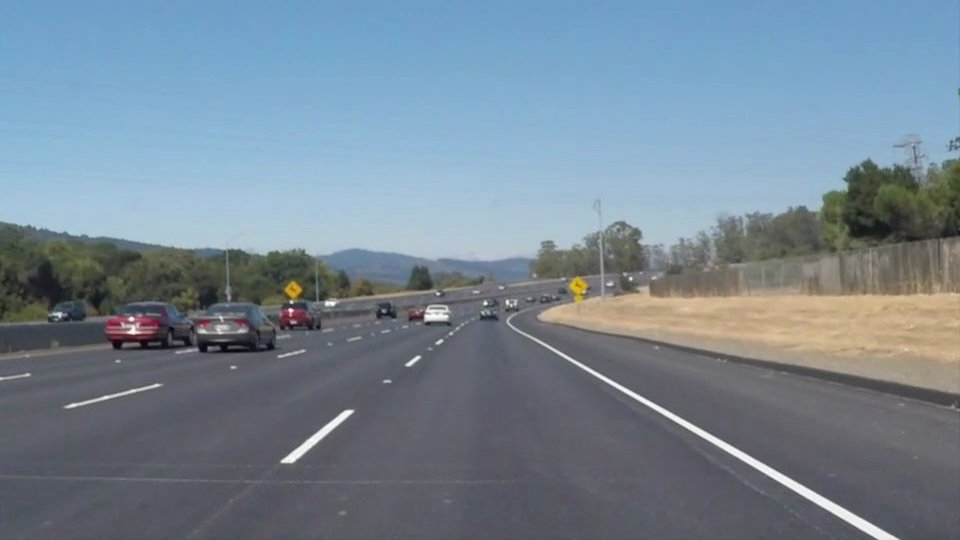
#> input picture solidWhiteCurve.jpg, 960 x 540 px, found by its file name; the run also reads 2 pictures not shown here
$ jupyter execute 'Lane Detection Project Final.ipynb'   (shell and % lines are left out)
#> lines starting #> are read from the running program, lines starting #| are printed output that depends on the picture; after the words box and inside, x2 and y2 are one past the last pixel; in counts of white or black regions, pixels touching at a corner belong together
[cell 1]
import numpy as np
import pandas as pd
import os
for dirname, _, filenames in os.walk('/kaggle/input'):
    for filename in filenames:
        print(os.path.join(dirname, filename))

import matplotlib.pyplot as plt
import matplotlib.image as mpimg
import numpy as np
import cv2

[cell 2]
import matplotlib.pyplot as plt
import matplotlib.image as mpimg
import numpy as np

# Read in the image
image = mpimg.imread(r"C:\Users\Dell\Downloads\CarND-LaneLines-P1-master1\CarND-LaneLines-P1-master\test_images\solidWhiteCurve.jpg")
#> image is the input picture: shape (540, 960, 3); mean R, G, B 118.5, 134.5, 148.1

# Grab the x and y size and make a copy of the image
ysize = image.shape[0]
xsize = image.shape[1]
color_select = np.copy(image)

# Define color selection criteria
###### MODIFY THESE VARIABLES TO MAKE YOUR COLOR SELECTION
red_threshold = 200
green_threshold = 200
blue_threshold = 200
######

rgb_threshold = [red_threshold, green_threshold, blue_threshold]

# Do a boolean or with the "|" character to identify
# pixels below the thresholds
thresholds = (image[:,:,0] < rgb_threshold[0]) \
            | (image[:,:,1] < rgb_threshold[1]) \
            | (image[:,:,2] < rgb_threshold[2])
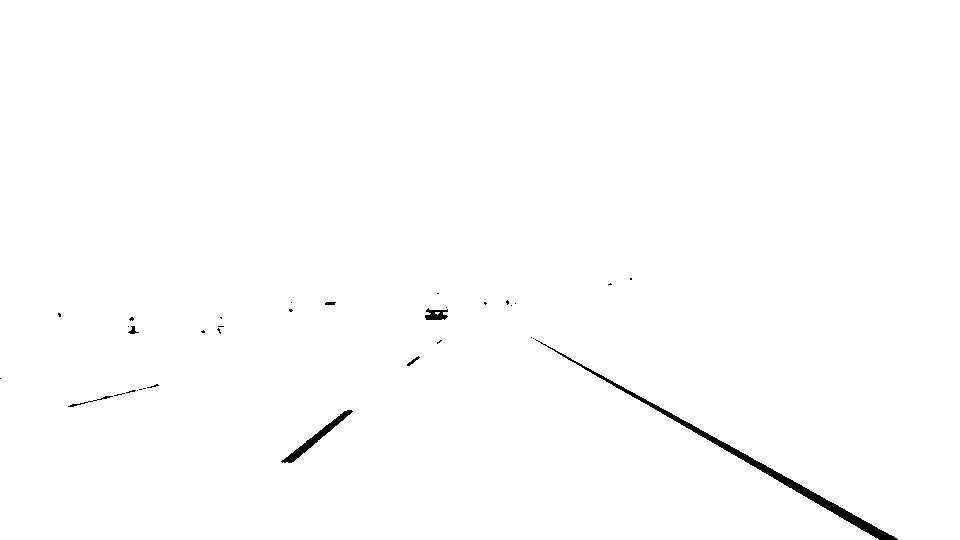
#> thresholds: shape (540, 960) bool; 99.4% white; 34 black regions (27 under 20 px), largest, box (x1, y1, x2, y2) and area: (535, 339, 898, 540) 2248, (281, 410, 353, 463) 560, (425, 308, 448, 320) 181
color_select[thresholds] = [0,0,0]

# Display the image
plt.imshow(image)
plt.title("Input Image")
plt.show()
plt.imshow(color_select)
plt.title("Color Selected Image")
plt.show()

[cell 3]
import matplotlib.pyplot as plt
import matplotlib.image as mpimg
import numpy as np

# Read in the image
image = mpimg.imread(r"C:\Users\Dell\Downloads\CarND-LaneLines-P1-master1\CarND-LaneLines-P1-master\test_images\solidWhiteCurve.jpg")

# Grab the x and y size and make a copy of the image
ysize = image.shape[0]
xsize = image.shape[1]
color_select = np.copy(image)
line_image = np.copy(image)

# Define color selection criteria
# MODIFY THESE VARIABLES TO MAKE YOUR COLOR SELECTION
red_threshold = 200
green_threshold = 200
blue_threshold = 200

rgb_threshold = [red_threshold, green_threshold, blue_threshold]


left_bottom = [100, 539]
right_bottom = [950, 539]
apex = [480, 290]

# Perform a linear fit (y=Ax+B) to each of the three sides of the triangle
# np.polyfit returns the coefficients [A, B] of the fit
fit_left = np.polyfit((left_bottom[0], apex[0]), (left_bottom[1], apex[1]), 1)
fit_right = np.polyfit((right_bottom[0], apex[0]), (right_bottom[1], apex[1]), 1)
fit_bottom = np.polyfit((left_bottom[0], right_bottom[0]), (left_bottom[1], right_bottom[1]), 1)

# Mask pixels below the threshold
color_thresholds = (image[:,:,0] < rgb_threshold[0]) | \
                    (image[:,:,1] < rgb_threshold[1]) | \
                    (image[:,:,2] < rgb_threshold[2])

# Find the region inside the lines
XX, YY = np.meshgrid(np.arange(0, xsize), np.arange(0, ysize))
region_thresholds = (YY > (XX*fit_left[0] + fit_left[1])) & \
                    (YY > (XX*fit_right[0] + fit_right[1])) & \
                    (YY < (XX*fit_bottom[0] + fit_bottom[1]))

# Mask color and region selection
color_select[color_thresholds | ~region_thresholds] = [0, 0, 0]
# Color pixels red where both color and region selections met
line_image[~color_thresholds & region_thresholds] = [9, 255, 0]
#> line_image: shape (540, 960, 3); 0.56% of pixels changed, all inside (x1, y1, x2, y2) = (281, 302, 898, 540)

# Display the image and show region and color selections
plt.imshow(image)
x = [left_bottom[0], right_bottom[0], apex[0], left_bottom[0]]
y = [left_bottom[1], right_bottom[1], apex[1], left_bottom[1]]
plt.plot(x, y, 'r--', lw=4)
plt.title("Region Of Interest")
plt.show()
plt.imshow(color_select)
plt.title("Color Selection in the Triangular Region")
plt.show()
plt.imshow(line_image)
plt.title("Region Masked Image [Lane Lines in Green]")
plt.show()

[cell 4]
import matplotlib.pyplot as plt
import matplotlib.image as mpimg
import numpy as np

# Read in the image
image = mpimg.imread(r"C:\Users\Dell\Downloads\CarND-LaneLines-P1-master1\CarND-LaneLines-P1-master\test_images\solidYellowCurve.jpg")
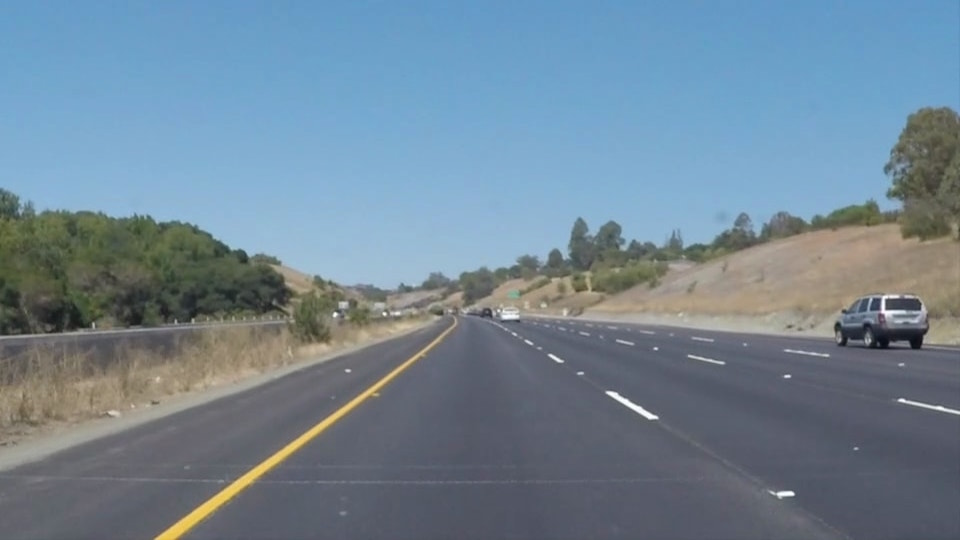
#> input picture solidYellowCurve.jpg, 960 x 540 px, found by its file name
#> image is the input picture: shape (540, 960, 3); mean R, G, B 113, 133.4, 149

# Grab the x and y size and make a copy of the image
ysize = image.shape[0]
xsize = image.shape[1]
color_select = np.copy(image)
line_image = np.copy(image)

# Define color selection criteria
# MODIFY THESE VARIABLES TO MAKE YOUR COLOR SELECTION
red_threshold = 200
green_threshold = 200
blue_threshold = 200

rgb_threshold = [red_threshold, green_threshold, blue_threshold]

# Define the vertices of a triangular mask.
# Keep in mind the origin (x=0, y=0) is in the upper left
# MODIFY THESE VALUES TO ISOLATE THE REGION
# WHERE THE LANE LINES ARE IN THE IMAGE
left_bottom = [100, 539]
right_bottom = [950, 539]
apex = [480, 290]

# Perform a linear fit (y=Ax+B) to each of the three sides of the triangle
# np.polyfit returns the coefficients [A, B] of the fit
fit_left = np.polyfit((left_bottom[0], apex[0]), (left_bottom[1], apex[1]), 1)
fit_right = np.polyfit((right_bottom[0], apex[0]), (right_bottom[1], apex[1]), 1)
fit_bottom = np.polyfit((left_bottom[0], right_bottom[0]), (left_bottom[1], right_bottom[1]), 1)

# Mask pixels below the threshold
color_thresholds = (image[:,:,0] < rgb_threshold[0]) | \
                    (image[:,:,1] < rgb_threshold[1]) | \
                    (image[:,:,2] < rgb_threshold[2])
#> color_thresholds: shape (540, 960) bool; 99.9% white; 26 black regions (20 under 20 px), largest, box (x1, y1, x2, y2) and area: (607, 392, 658, 419) 245, (881, 295, 905, 317) 150, (899, 399, 960, 414) 105, (502, 310, 519, 319) 100, (777, 492, 794, 496) 58, (549, 355, 562, 362) 29

# Find the region inside the lines
XX, YY = np.meshgrid(np.arange(0, xsize), np.arange(0, ysize))
region_thresholds = (YY > (XX*fit_left[0] + fit_left[1])) & \
                    (YY > (XX*fit_right[0] + fit_right[1])) & \
                    (YY < (XX*fit_bottom[0] + fit_bottom[1]))

# Mask color and region selection
color_select[color_thresholds | ~region_thresholds] = [0, 0, 0]
# Color pixels red where both color and region selections met
line_image[~color_thresholds & region_thresholds] = [9, 255, 0]
#> line_image: shape (540, 960, 3); 0.09% of pixels changed, all inside (x1, y1, x2, y2) = (498, 310, 794, 496)

# Display the image and show region and color selections
plt.imshow(image)
x = [left_bottom[0], right_bottom[0], apex[0], left_bottom[0]]
y = [left_bottom[1], right_bottom[1], apex[1], left_bottom[1]]
plt.plot(x, y, 'r--', lw=4)
plt.title("Region Of Interest")
plt.show()
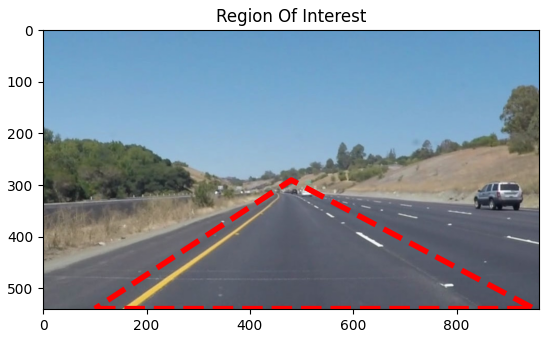
#> figure drawn by matplotlib, 1 panel
plt.imshow(color_select)
plt.title("Color Selection")
plt.show()
plt.imshow(line_image)
plt.title("Output Image")
plt.show()

[cell 5]
# Do all the relevant imports
import matplotlib.pyplot as plt
import matplotlib.image as mpimg
import numpy as np
import cv2

# Read in the image and convert to grayscale
# Note: in the previous example we were reading a .jpg
# Here we read a .png and convert to 0,255 bytescale
image = mpimg.imread(r"C:\Users\Dell\Downloads\CarND-LaneLines-P1-master1\CarND-LaneLines-P1-master\test_images\solidWhiteCurve.jpg")
gray = cv2.cvtColor(image,cv2.COLOR_RGB2GRAY)
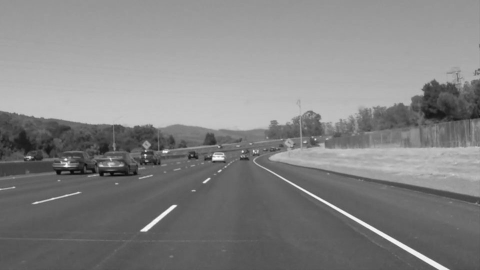
#> gray: shape (540, 960) (shown at 1/2 size); min 5, max 255, mean 131.2

# Define a kernel size for Gaussian smoothing / blurring
kernel_size = 5 # Must be an odd number (3, 5, 7...)
blur_gray = cv2.GaussianBlur(gray,(kernel_size, kernel_size),0)

# Define our parameters for Canny and run it
low_threshold = 180
high_threshold = 240
edges = cv2.Canny(blur_gray, low_threshold, high_threshold)
#> edges: shape (540, 960); 0.57% white in thin lines or dots, all inside (x1, y1, x2, y2) = (0, 159, 899, 540)

# Display the image
plt.imshow(edges, cmap='Greys_r')
plt.title("Canny Edge Detection Image")
plt.show()

[cell 6]
# Read in and grayscale the image
image = mpimg.imread(r"C:\Users\Dell\Downloads\CarND-LaneLines-P1-master1\CarND-LaneLines-P1-master\test_images\solidWhiteCurve.jpg")
gray = cv2.cvtColor(image,cv2.COLOR_RGB2GRAY)

# Define a kernel size and apply Gaussian smoothing
kernel_size = 5
blur_gray = cv2.GaussianBlur(gray,(kernel_size, kernel_size),0)

# Define our parameters for Canny and apply
low_threshold = 180
high_threshold = 240
edges = cv2.Canny(blur_gray, low_threshold, high_threshold)

# Next we'll create a masked edges image using cv2.fillPoly()
mask = np.zeros_like(edges)
ignore_mask_color = 255

# This time we are defining a four sided polygon to mask
imshape = image.shape
vertices = np.array([[(0,imshape[0]),(450, 290), (490, 290), (imshape[1],imshape[0])]], dtype=np.int32)
cv2.fillPoly(mask, vertices, ignore_mask_color)
#> mask: shape (540, 960); 24.2% white; 1 white region, box (x1, y1, x2, y2) and area: (1, 290, 960, 540) 125210
masked_edges = cv2.bitwise_and(edges, mask)
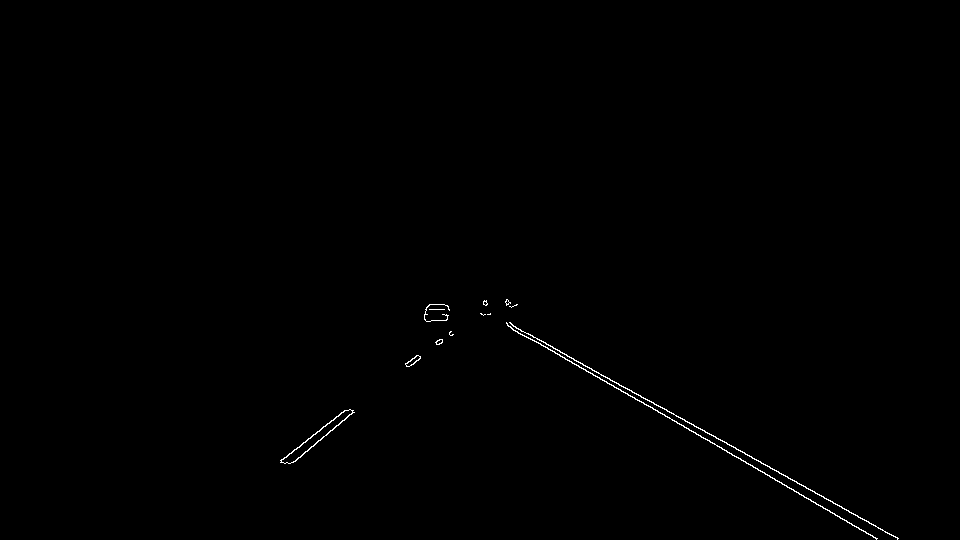
#> masked_edges: shape (540, 960); 0.32% white in thin lines or dots, all inside (x1, y1, x2, y2) = (280, 299, 899, 540)

# Define the Hough transform parameters
# Make a blank the same size as our image to draw on
rho = 1 # distance resolution in pixels of the Hough grid
theta = np.pi/180 # angular resolution in radians of the Hough grid
threshold = 2     # minimum number of votes (intersections in Hough grid cell)
min_line_length = 4 #minimum number of pixels making up a line
max_line_gap = 5    # maximum gap in pixels between connectable line segments
line_image = np.copy(image)*0 # creating a blank to draw lines on
#> line_image: shape (540, 960, 3); every value is 0

# Run Hough on edge detected image
# Output "lines" is an array containing endpoints of detected line segments
lines = cv2.HoughLinesP(masked_edges, rho, theta, threshold, np.array([]),
                            min_line_length, max_line_gap)
#> lines = 133 rows, first 6: [833, 503, 898, 538], [510, 323, 585, 366], [662, 413, 691, 431], [579, 367, 592, 373], [518, 333, 564, 357], [863, 531, 872, 535]

# Iterate over the output "lines" and draw lines on a blank image
for line in lines:
    for x1,y1,x2,y2 in line:
        cv2.line(line_image,(x1,y1),(x2,y2),(255,0,0),10)
#> this loop made 133 passes
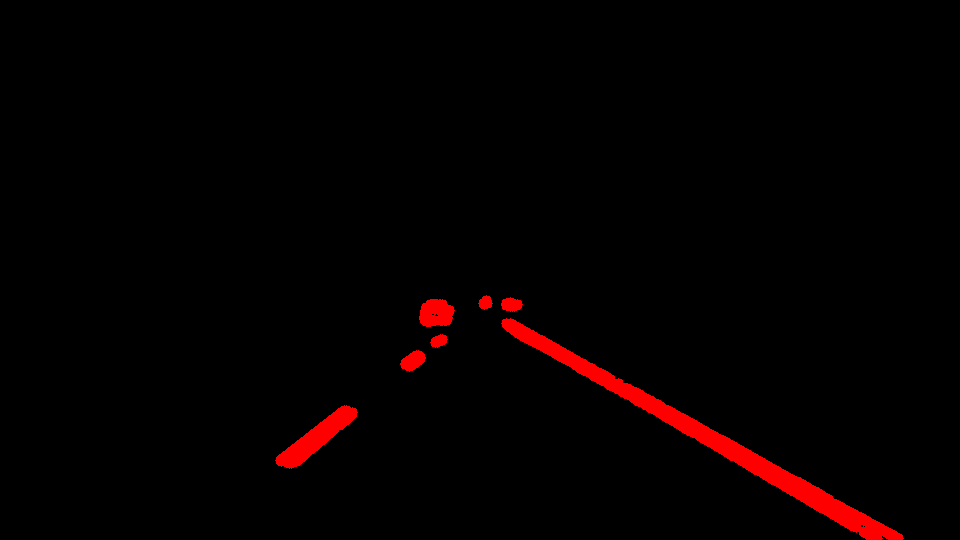
#> line_image: shape (540, 960, 3); mean R, G, B 5.5, 0, 0

# Create a "color" binary image to combine with line image
color_edges = np.dstack((edges, edges, edges))

# Draw the lines on the edge image
lines_edges = cv2.addWeighted(color_edges, 0.8, line_image, 1, 0)
lines_edges = cv2.polylines(lines_edges,vertices, True, (0,0,255), 10)
#> lines_edges: shape (540, 960, 3); mean of channels 0, 1, 2 5.7, 1.1, 9.1
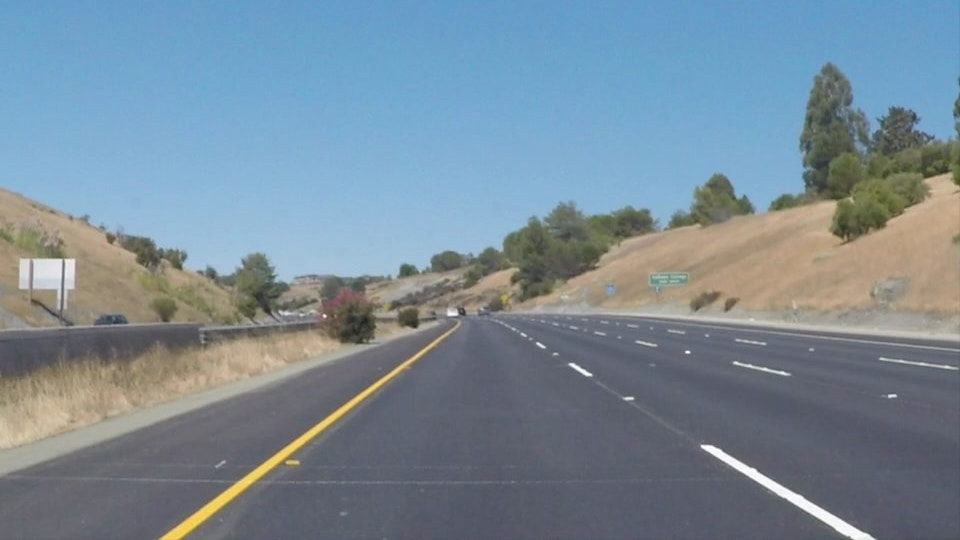
#> input picture solidYellowCurve2.jpg, 960 x 540 px, found by its file name
#> further down, image is the input picture: shape (540, 960, 3); mean R, G, B 120.7, 138.6, 151.5
plt.imshow(image)
plt.title("Input Image")
plt.show()
plt.imshow(lines_edges)
plt.title("Colored Lane line [In RED] and Region of Interest [In Blue]")
plt.show()

[cell 7]
import math

def grayscale(img):
    """Applies the Grayscale transform
    This will return an image with only one color channel
    but NOTE: to see the returned image as grayscale
    (assuming your grayscaled image is called 'gray')
    you should call plt.imshow(gray, cmap='gray')"""
    return cv2.cvtColor(img, cv2.COLOR_RGB2GRAY)
    # Or use BGR2GRAY if you read an image with cv2.imread()
    # return cv2.cvtColor(img, cv2.COLOR_BGR2GRAY)

def canny(img, low_threshold, high_threshold):
    """Applies the Canny transform"""
#> called with low_threshold = 180, high_threshold = 240
    return cv2.Canny(img, low_threshold, high_threshold)
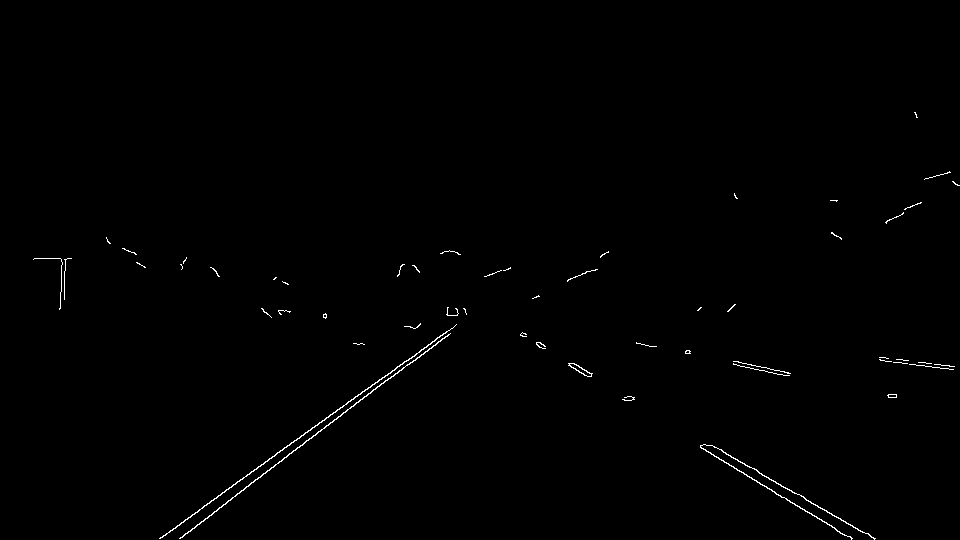
#> returned value: shape (540, 960); 0.5% white in thin lines or dots, all inside (x1, y1, x2, y2) = (33, 112, 960, 540)

def gaussian_blur(img, kernel_size):
    """Applies a Gaussian Noise kernel"""
    return cv2.GaussianBlur(img, (kernel_size, kernel_size), 0)

def region_of_interest(img, vertices):
    """
    Applies an image mask.

    Only keeps the region of the image defined by the polygon
    formed from `vertices`. The rest of the image is set to black.
    `vertices` should be a numpy array of integer points.
    """
    #defining a blank mask to start with
    mask = np.zeros_like(img)

    #defining a 3 channel or 1 channel color to fill the mask with depending on the input image
    if len(img.shape) > 2:
        channel_count = img.shape[2]  # i.e. 3 or 4 depending on your image
        ignore_mask_color = (255,) * channel_count
    else:
        ignore_mask_color = 255

    #filling pixels inside the polygon defined by "vertices" with the fill color
    cv2.fillPoly(mask, vertices, ignore_mask_color)

    #returning the image only where mask pixels are nonzero
    masked_image = cv2.bitwise_and(img, mask)
    return masked_image


def draw_lines(img, lines, color=[255, 0, 0], thickness=10):
    """
    NOTE: this is the function you might want to use as a starting point once you want to
    average/extrapolate the line segments you detect to map out the full
    extent of the lane (going from the result shown in raw-lines-example.mp4
    to that shown in P1_example.mp4).

    Think about things like separating line segments by their
    slope ((y2-y1)/(x2-x1)) to decide which segments are part of the left
    line vs. the right line.  Then, you can average the position of each of
    the lines and extrapolate to the top and bottom of the lane.

    This function draws `lines` with `color` and `thickness`.
    Lines are drawn on the image inplace (mutates the image).
    If you want to make the lines semi-transparent, think about combining
    this function with the weighted_img() function below
    """
    for line in lines:
        for x1,y1,x2,y2 in line:
            cv2.line(img, (x1, y1), (x2, y2), color, thickness)

def slope_lines(image,lines):

    img = image.copy()
    poly_vertices = []
    order = [0,1,3,2]

    left_lines = [] # Like /
    right_lines = [] # Like \
    for line in lines:
        for x1,y1,x2,y2 in line:

            if x1 == x2:
                pass #Vertical Lines
            else:
                m = (y2 - y1) / (x2 - x1)
                c = y1 - m * x1

                if m < 0:
                    left_lines.append((m,c))
                elif m >= 0:
                    right_lines.append((m,c))

    left_line = np.mean(left_lines, axis=0)
    right_line = np.mean(right_lines, axis=0)

    #print(left_line, right_line)

    for slope, intercept in [left_line, right_line]:

        #getting complete height of image in y1
        rows, cols = image.shape[:2]
        y1= int(rows) #image.shape[0]

        #taking y2 upto 60% of actual height or 60% of y1
        y2= int(rows*0.6) #int(0.6*y1)

        #we know that equation of line is y=mx +c so we can write it x=(y-c)/m
        x1=int((y1-intercept)/slope)
        x2=int((y2-intercept)/slope)
        poly_vertices.append((x1, y1))
        poly_vertices.append((x2, y2))
        draw_lines(img, np.array([[[x1,y1,x2,y2]]]))

    poly_vertices = [poly_vertices[i] for i in order]
    cv2.fillPoly(img, pts = np.array([poly_vertices],'int32'), color = (0,255,0))
    return cv2.addWeighted(image,0.7,img,0.4,0.)

    #cv2.polylines(img,np.array([poly_vertices],'int32'), True, (0,0,255), 10)
    #print(poly_vertices)

def hough_lines(img, rho, theta, threshold, min_line_len, max_line_gap):
    """
    `img` should be the output of a Canny transform.

    Returns an image with hough lines drawn.
    """
    lines = cv2.HoughLinesP(img, rho, theta, threshold, np.array([]), minLineLength=min_line_len, maxLineGap=max_line_gap)
    line_img = np.zeros((img.shape[0], img.shape[1], 3), dtype=np.uint8)
    #draw_lines(line_img, lines)
    line_img = slope_lines(line_img,lines)
    return line_img

# Python 3 has support for cool math symbols.

def weighted_img(img, initial_img, α=0.1, β=1., γ=0.):
    """
    `img` is the output of the hough_lines(), An image with lines drawn on it.
    Should be a blank image (all black) with lines drawn on it.

    `initial_img` should be the image before any processing.

    The result image is computed as follows:

    initial_img * α + img * β + γ
    NOTE: initial_img and img must be the same shape!
    """
    lines_edges = cv2.addWeighted(initial_img, α, img, β, γ)
    #lines_edges = cv2.polylines(lines_edges,get_vertices(img), True, (0,0,255), 10)
    return lines_edges
def get_vertices(image):
    rows, cols = image.shape[:2]
    bottom_left  = [cols*0.15, rows]
#> (the rest of the program and of its run is left out)
